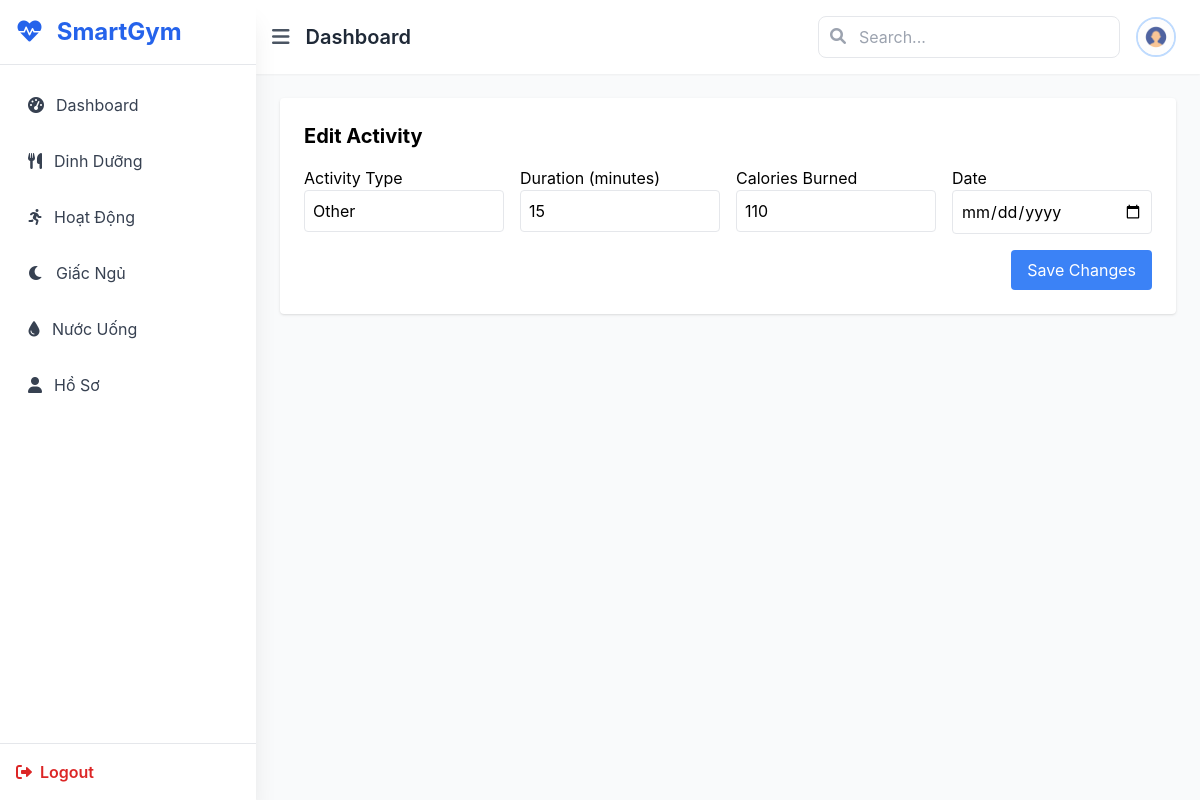
/activity/edit/11/ (signed in), run on the app's committed database.
### fitness/models.py (models this page shows)
class Activity(models.Model):
    user = models.ForeignKey(settings.AUTH_USER_MODEL, on_delete=models.CASCADE)
    activity_type = models.CharField(max_length=50)
    duration_minutes = models.PositiveIntegerField()
    calories_burned = models.PositiveIntegerField()
    date = models.DateField()

### main/views.py (the view, shortened to what this page needs)
# urls.py: path('activity/edit/<int:activity_id>/', views.edit_activity, name='edit_activity'),
@login_required
def edit_activity(request, activity_id):
    activity = get_object_or_404(Activity, id=activity_id, user=request.user)
    return render(request, 'main/edit_activity.html', {'activity': activity})

### main/templates/main/edit_activity.html (shortened to what this page needs)
{% extends 'main/base.html' %}
{% block content %}
<div class="p-6 bg-white rounded shadow">
    <h2 class="text-xl font-bold mb-4">Edit Activity</h2>
    <form method="POST" class="grid grid-cols-1 md:grid-cols-4 gap-4">
        <div>
            <label>Activity Type</label>
            <input type="text" name="activity_type" value="{{ activity.activity_type }}" class="w-full p-2 border rounded">
        </div>
        <div>
            <label>Duration (minutes)</label>
            <input type="number" name="duration" value="{{ activity.duration_minutes }}" class="w-full p-2 border rounded">
        </div>
        <div>
            <label>Calories Burned</label>
            <input type="number" name="calories" value="{{ activity.calories_burned }}" class="w-full p-2 border rounded">
        </div>
        <div>
            <label>Date</label>
            <input type="date" name="date" value="{{ activity.date }}" class="w-full p-2 border rounded">
        </div>
        <div class="md:col-span-4 flex justify-end">
            <button type="submit" class="bg-blue-500 text-white px-4 py-2 rounded hover:bg-blue-600">
                Save Changes
            </button>
        </div>
    </form>
</div>
{% endblock %}

### main/static/css/styles.css (style rules this page uses)
body { font-family: "Inter", sans-serif; }

### data on the page
Activity: activity_type "Other", duration "15", calories "110"
